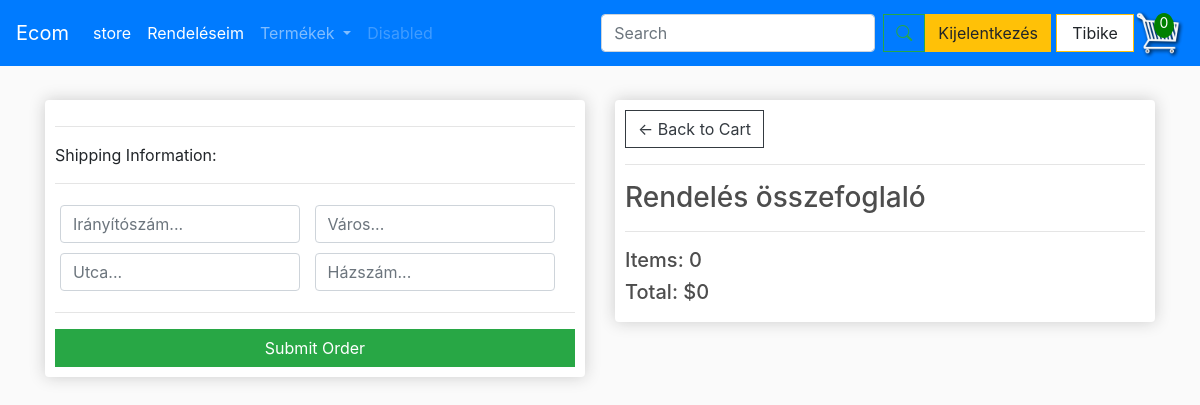
The app's page /checkout/ (signed in), older data.
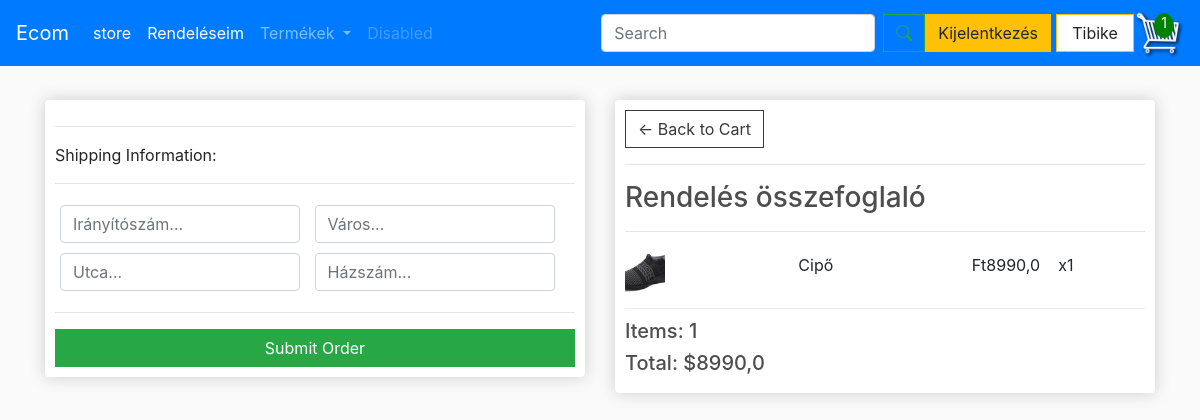
The same page, newer data.
### store/models.py (models this page shows, shortened)
class Order(models.Model):
    customer = models.ForeignKey(Customer, on_delete=models.SET_NULL, null=True, blank=True)
    date_order = models.DateTimeField(auto_now_add=True)
    complete = models.BooleanField(default=False)
    transaction_id = models.CharField(max_length=100, null=True)
    @property
    def get_cart_total(self):
        orderitems = self.orderitem_set.all()
        total = sum([item.get_total for item in orderitems])
        return total
    @property
    def get_cart_items(self):
        orderitems = self.orderitem_set.all()
        total = sum([item.quantity for item in orderitems])
        return total

class OrderItem(models.Model):
    product = models.ForeignKey(Product, on_delete=models.SET_NULL, null=True)
    order = models.ForeignKey(Order, on_delete=models.SET_NULL, null=True)
    quantity = models.IntegerField(default=0, null=True, blank=True)
    date_added = models.DateTimeField(auto_now_add=True)
    @property
    def get_total(self):
        if self.product and self.product.price is not None:
            return self.product.price * self.quantity
        return 0  # Visszatér 0, ha a termék nincs vagy a price null

class Product(models.Model):
    CATEGORY_CHOICES = [
        ('option1', 'FÁBÓL KÉSZÜLT'),
        ('option2', 'KÖTÖTT-HORGOLT'),
        ('option3', 'PÖTTYÖSCICA'),
        ('option4', 'TEXTIL'),
    ]
    name = models.CharField(max_length=200)
    price = models.FloatField()
    image = models.ImageField(null=True, blank=True)
    description = models.TextField(blank=True)  # Új mező a leíráshoz
    category = models.CharField(max_length=10, choices=CATEGORY_CHOICES, default='option1')  # Legördülő menü mező
    @property
    def imageURL(self):
        try:
            url = self.image.url
        except:
            url = ''
        return url

### store/views.py (the view)
# urls.py: path('checkout/', views.checkout, name="checkout"),
def checkout(request):
    data = cartData(request)
    context = {'items': data['items'], 'order': data['order'], 'cartItems': data['cartItems']}
    return render(request, 'store/checkout.html', context)

### store/views.py (called while the page is built)
def cartData(request):
    if request.user.is_authenticated:
        customer = request.user.customer
        order, created = Order.objects.get_or_create(customer=customer, complete=False)
        items = order.orderitem_set.all()
        cartItems = order.get_cart_items
    else:
        cartItems = 0
        items = []
        order = {'get_cart_total': 0, 'get_cart_items': 0}  # Üres kosár nem bejelentkezett felhasználóknál
    return {'cartItems': cartItems, 'order': order, 'items': items}

### store/templates/store/checkout.html (shortened to what this page needs)
{% extends 'store/main.html' %}
{% load static %}
{% block content %}
<div class="row">
    <div class="col-lg-6">
        <div class="box-element" id="form-wrapper">
            <form id="form">
                <div id="shipping-info">
                    <hr>
                    <p>Shipping Information:</p>
                    <hr>
                    <div class="form-field">
                        <input required class="form-control" type="text" name="zipcode" placeholder="Irányítószám...">
                    </div>
                    <div class="form-field">
                        <input required class="form-control" type="text" name="city" placeholder="Város...">
                    </div>
                    <div class="form-field">
                        <input required class="form-control" type="text" name="address" placeholder="Utca...">
                    </div>
                    <div class="form-field">
                        <input required class="form-control" type="text" name="street_number" placeholder="Házszám...">
                    </div>
                </div>
                <hr>
                <input id="form-button" class="btn btn-success btn-block" type="submit" value="Submit Order">
            </form>
        </div>
    </div>
    <div class="col-lg-6">
        <div class="box-element">
            <a class="btn btn-outline-dark" href="{% url 'cart' %}">&#x2190; Back to Cart</a>
            <hr>
            <h3>Rendelés összefoglaló</h3>
            <hr>
            {% for item in items %}
            <div class="cart-row">
                <div style="flex:2"><img class="row-image" src="{{item.product.imageURL}}"></div>
                <div style="flex:2"><p>{{item.product.name}}</p></div>
                <div style="flex:1"><p>Ft{{item.product.price}}</p></div>
                <div style="flex:1"><p>x{{item.quantity}}</p></div>
            </div>
            {% endfor %}
            <h5>Items:   {{order.get_cart_items}}</h5>
            <h5>Total:   ${{order.get_cart_total}}</h5>
        </div>
    </div>
</div>
{% endblock content %}

### store/templates/store/main.html (shortened to what this page needs)
<!DOCTYPE html>
{% load static %}
<html lang="hu">
<head>
    <link href="https://cdnjs.cloudflare.com/ajax/libs/bootstrap-icons/1.10.0/font/bootstrap-icons.min.css" rel="stylesheet">
    <link rel="stylesheet" href="https://cdnjs.cloudflare.com/ajax/libs/font-awesome/6.0.0-beta3/css/all.min.css">
    <link rel="stylesheet" href="https://stackpath.bootstrapcdn.com/bootstrap/4.4.1/css/bootstrap.min.css">
    <link rel="stylesheet" type="text/css" href="{% static 'css/main.css' %}">
</head>
<body>
<nav class="navbar navbar-expand-lg navbar-dark bg-primary">
    <a class="navbar-brand" href="#">Ecom</a>
    <div class="collapse navbar-collapse" id="navbarSupportedContent">
        <ul class="navbar-nav mr-auto">
            <li class="nav-item active">
                <a class="nav-link" href="{% url 'store' %}">store </a>
            </li>
            <li class="nav-item active">
                <a class="nav-link" href="{% url 'order_list' %}">Rendeléseim</a>
            </li>
            <li class="nav-item dropdown">
                <a class="nav-link dropdown-toggle" href="#" id="navbarDropdown" role="button" data-toggle="dropdown" aria-haspopup="true" aria-expanded="false">
                  Termékek
                </a>
              </li>
            <li class="nav-item">
                <a class="nav-link disabled" href="#">Disabled</a>
            </li>
        </ul>
        <form class="d-flex align-items-center my-2 my-lg-0" method="GET" action="{% url 'search' %}">
            <input class="form-control mr-2" type="search" name="q" placeholder="Search" aria-label="Search">
            <button class="btn btn-outline-success" type="submit"><i class="bi bi-search" ></i></button>
        </form>
        <div class="form-inline my-2 my-lg-0">
            <div class="user-status" style="display: flex; align-items: center;">
                {% if user.is_authenticated %}
                    <form id="logout-form" method="POST" action="{% url 'logout' %}">
                        <button class="btn btn-warning">Kijelentkezés</button>
                    </form>
                    <p class="user">{{ user.username }}</p>
                {% else %}
                    <a href="{% url 'login' %}" class="btn btn-warning">Bejelentkezés</a>
                {% endif %}
            </div>
            {% if user.is_authenticated %}
            <div class="cart-container">
                <a href="{% url 'cart' %}" id="cart-icon-link">
                    <span id="cart-total">{{ cartItems }}</span>
                </a>
            </div>
            {% endif %}
        </div>
    </div>
</nav>
<div class="container">
    <br>
    {% block content %}
    {% endblock content %}
</div>
</body>
</html>

Row changes from the older to the newer data that the page shows:
no longer on this page (row edited): Order: get_cart_items "0", get_cart_total "0"
added OrderItem: product.imageURL (picture), product.name "Cipő", product.price "8990,0", quantity "1"
added Order: get_cart_items "1", get_cart_total "8990,0"
Text that changed along with them:
{{ cartItems }}: "0" → "1"
